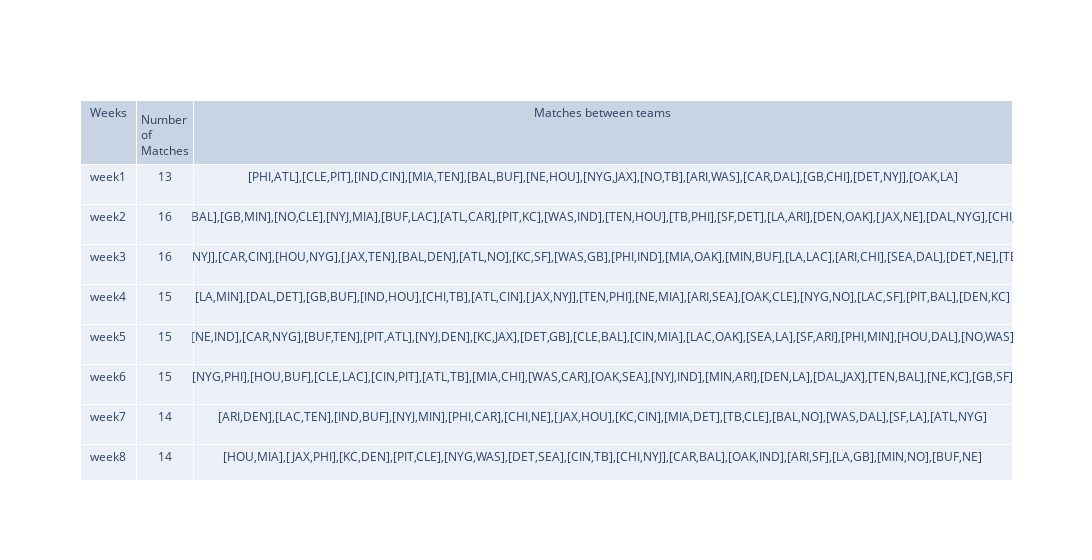

Source (notebook cell):
### Code cell
fig = go.Figure(data = go.Table(
    columnorder= [1,2,3],
    columnwidth = [90,90,1300],
    
    header = dict(values = ['Weeks', 'Number of Matches', 'Matches between teams'], align = 'center', height = 40),
    cells = dict(values = [list_week, list_games, list_matches], align = 'center', height = 40)
))

#fig.show()
#fig.update_layout(style_data={
#    'whiteSpace':'normal', 'height': 'auto'
#})
fig.layout.width = 1300
fig.show()

### Figure 1 — Plotly figure (JSON) as saved in the notebook; plotly's stock layout.template omitted (floating-point values rounded to 4 significant figures; data arrays with more than 128 entries replaced by an {"elided": "..."} marker saying what was removed)
{"data": [{"cells": {"align": "center", "height": 40, "values": {"elided": "3 rows, 287 str values in total"}}, "columnorder": [1, 2, 3], "columnwidth": [90, 90, 1300], "header": {"align": "center", "height": 40, "values": ["Weeks", "Number of Matches", "Matches between teams"]}, "type": "table"}], "layout": {"width": 1300}}
